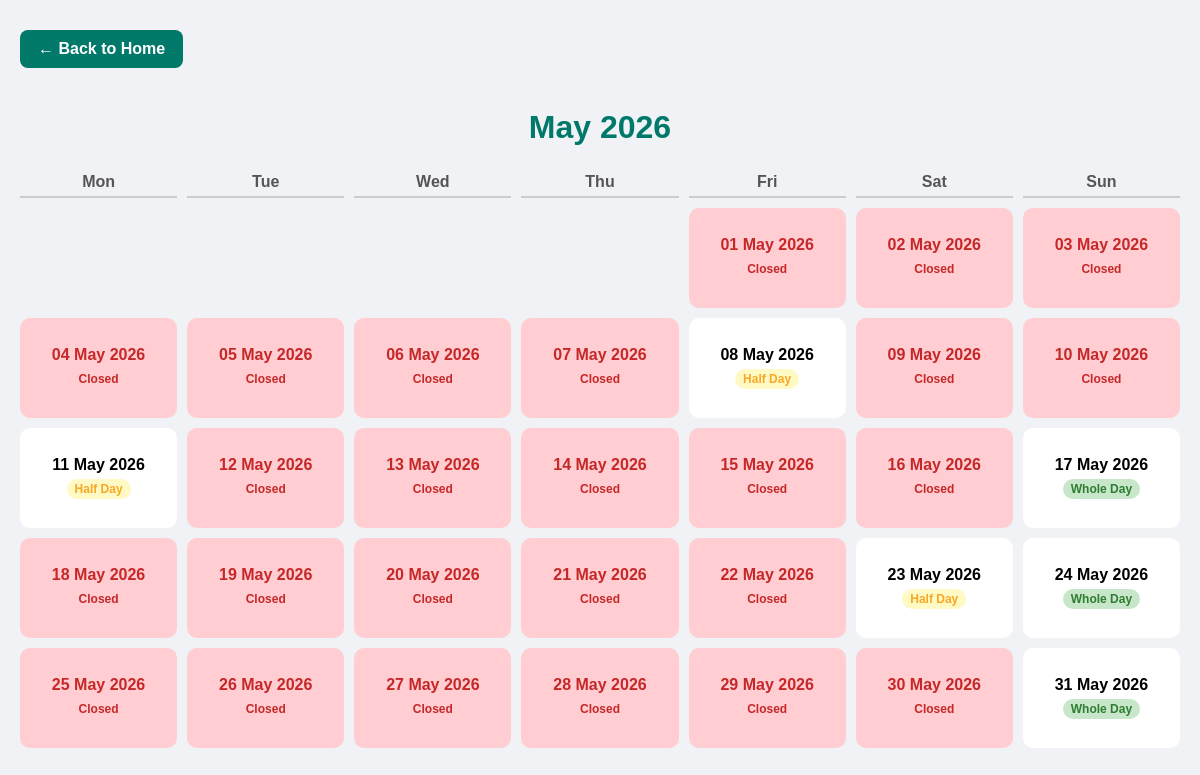
/vet-availability/, run on the app's committed database.
### main/models.py (models this page shows, shortened)
class WorkingDay(models.Model):
    date = models.DateField(unique=True)
    is_active = models.BooleanField(default=True)   # ✅ Make sure this exists
    morning_open = models.BooleanField(default=True)
    afternoon_open = models.BooleanField(default=True)

### main/views.py (the view)
# urls.py: path('vet-availability/', views.vet_availability, name='vet_availability'),
def vet_availability(request):
    today = date.today()
    year = today.year
    month = today.month
    first_day = date(year, month, 1)
    start_weekday = first_day.weekday()  # Mon = 0
    empty_days_start = range(start_weekday)
    num_days = monthrange(year, month)[1]
    month_days = []
    for day_num in range(1, num_days + 1):
        day_date = date(year, month, day_num)
        working_day, _ = WorkingDay.objects.get_or_create(date=day_date)
        available_times = []
        if day_date >= today:
            appointments = Appointment.objects.filter(date=day_date)
            if working_day.morning_open:
                slot = datetime.combine(day_date, time(7, 30))
                end = datetime.combine(day_date, time(11, 30))
                while slot <= end:
                    if not appointments.filter(time=slot.time()).exists():
                        available_times.append(slot.time())
                    slot += timedelta(minutes=30)
            if working_day.afternoon_open:
                slot = datetime.combine(day_date, time(13, 0))
                end = datetime.combine(day_date, time(17, 0))
                while slot <= end:
                    if not appointments.filter(time=slot.time()).exists():
                        available_times.append(slot.time())
                    slot += timedelta(minutes=30)
        if working_day.morning_open and working_day.afternoon_open:
            status = 'whole'
        elif working_day.morning_open or working_day.afternoon_open:
            status = 'half'
        else:
            status = 'closed'
        month_days.append({
            'date': day_date,
            'available_times': available_times,
            'status': status,
            'is_past': day_date < today
        })
    total_cells = start_weekday + num_days
    empty_days_end = range((7 - total_cells % 7) % 7)
    context = {
        'month_days': month_days,
        'current_month': today,
        'empty_days_start': empty_days_start,
        'empty_days_end': empty_days_end,
    }
    return render(request, "clients/vet_availability.html", context)

### main/templates/clients/vet_availability.html (shortened to what this page needs)
{% load static %}
<!DOCTYPE html>
<html lang="en">
<head>
<link rel="stylesheet" href="{% static 'css/clients/vet_availability.css' %}">
</head>
<body>
<div class="container">
<a href="{% url 'homepage' %}" class="back-btn">← Back to Home</a>
<h1>{{ current_month|date:"F Y" }}</h1>
<div class="calendar">
    <div class="day-header">Mon</div>
    <div class="day-header">Tue</div>
    <div class="day-header">Wed</div>
    <div class="day-header">Thu</div>
    <div class="day-header">Fri</div>
    <div class="day-header">Sat</div>
    <div class="day-header">Sun</div>
    {% for _ in empty_days_start %}
        <div class="day-card empty-day"></div>
    {% endfor %}
    {% for day_info in month_days %}
        {% if day_info.status != 'closed' %}
            <div class="day-card {% if day_info.date < today %}past-day{% endif %}"
                 onclick="window.location.href='{% url 'book_appointment' %}?date={{ day_info.date|date:'Y-m-d' }}'">
        {% else %}
            <div class="day-card non-working">
        {% endif %}
            {{ day_info.date|date:"d M Y" }}
            <span class="status-badge
                {% if day_info.status == 'whole' %}whole
                {% elif day_info.status == 'half' %}half
                {% else %}closed{% endif %}">
                {% if day_info.status == 'whole' %}Whole Day
                {% elif day_info.status == 'half' %}Half Day
                {% else %}Closed{% endif %}
            </span>
        </div>
    {% endfor %}
</div>
</div>
</body>
</html>

### main/static/css/clients/vet_availability.css (style rules this page uses)
body { font-family: 'Poppins', sans-serif; background: #f0f2f5; margin: 0; }
.container { max-width: 1200px; margin: 30px auto; padding: 0 20px; }
h1 { text-align: center; color: #00796b; }
.back-btn { display: inline-block; margin-bottom: 20px; padding: 10px 18px; background-color: #00796b; color: white; text-decoration: none; border-radius: 8px; font-weight: 600; }
.calendar { display: grid; grid-template-columns: repeat(7, 1fr); gap: 10px; }
.day-header { font-weight: 700; text-align: center; padding: 5px 0; color: #555; border-bottom: 2px solid #ccc; }
.day-card { background: white; border-radius: 10px; padding: 10px; min-height: 80px; display: flex; flex-direction: column; justify-content: center; align-items: center; font-weight: 600; cursor: pointer; transition: 0.2s; text-align: center; }
.day-card.non-working { background-color: #ffcdd2; color: #c62828; cursor: not-allowed; }
.empty-day { background: transparent; box-shadow: none; cursor: default; }
.status-badge { margin-top: 5px; padding: 3px 8px; border-radius: 15px; font-size: 12px; font-weight: 600; }
.whole { background-color: #c8e6c9; color: #2e7d32; }
.half { background-color: #fff9c4; color: #f9a825; }
.closed { background-color: #ffcdd2; color: #c62828; }

### data on the page
WorkingDay: date "01 May 2026", shows "Closed"
WorkingDay: date "02 May 2026", shows "Closed"
WorkingDay: date "03 May 2026", shows "Closed"
WorkingDay: date "04 May 2026", shows "Closed"
WorkingDay: date "05 May 2026", shows "Closed"
WorkingDay: date "06 May 2026", shows "Closed"
WorkingDay: date "07 May 2026", shows "Closed"
WorkingDay: date "08 May 2026", shows "Half Day"
WorkingDay: date "09 May 2026", shows "Closed"
WorkingDay: date "10 May 2026", shows "Closed"
WorkingDay: date "11 May 2026", shows "Half Day"
WorkingDay: date "12 May 2026", shows "Closed"
WorkingDay: date "13 May 2026", shows "Closed"
WorkingDay: date "14 May 2026", shows "Closed"
WorkingDay: date "15 May 2026", shows "Closed"
WorkingDay: date "16 May 2026", shows "Closed"
WorkingDay: date "17 May 2026", shows "Whole Day"
WorkingDay: date "18 May 2026", shows "Closed"
WorkingDay: date "19 May 2026", shows "Closed"
WorkingDay: date "20 May 2026", shows "Closed"
WorkingDay: date "21 May 2026", shows "Closed"
WorkingDay: date "22 May 2026", shows "Closed"
WorkingDay: date "23 May 2026", shows "Half Day"
WorkingDay: date "24 May 2026", shows "Whole Day"
WorkingDay: date "25 May 2026", shows "Closed"
WorkingDay: date "26 May 2026", shows "Closed"
WorkingDay: date "27 May 2026", shows "Closed"
WorkingDay: date "28 May 2026", shows "Closed"
WorkingDay: date "29 May 2026", shows "Closed"
WorkingDay: date "30 May 2026", shows "Closed"
WorkingDay: date "31 May 2026", shows "Whole Day"

### other printed values
{{ current_month|date:"F Y" }} "May 2026"
